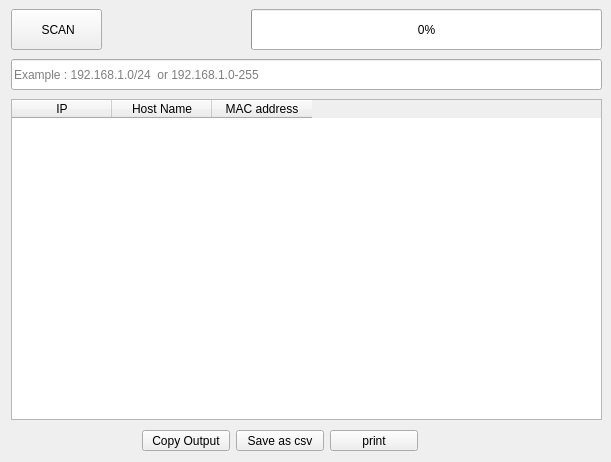
    <widget class="QWidget" name="tab_3">
     <attribute name="title">
      <string>IP Scanner</string>
     </attribute>
     <widget class="QPushButton" name="ScanButtonIPscanner">
      <property name="geometry">
       <rect>
        <x>11</x>
        <y>9</y>
        <width>91</width>
        <height>41</height>
       </rect>
      </property>
      <property name="text">
       <string> SCAN</string>
      </property>
      <property name="icon">
       <iconset>
        <normaloff>start.png</normaloff>start.png</iconset>
      </property>
      <property name="iconSize">
       <size>
        <width>30</width>
        <height>30</height>
       </size>
      </property>
      <property name="shortcut">
       <string>Shift+S</string>
      </property>
      <property name="checkable">
       <bool>false</bool>
      </property>
      <property name="autoDefault">
       <bool>false</bool>
      </property>
      <property name="default">
       <bool>false</bool>
      </property>
      <property name="flat">
       <bool>false</bool>
      </property>
     </widget>
     <widget class="QTableWidget" name="tableWidget">
      <property name="geometry">
       <rect>
        <x>11</x>
        <y>99</y>
        <width>591</width>
        <height>321</height>
       </rect>
      </property>
      <column>
       <property name="text">
        <string>IP</string>
       </property>
      </column>
      <column>
       <property name="text">
        <string>Host Name</string>
       </property>
      </column>
      <column>
       <property name="text">
        <string>MAC address</string>
       </property>
      </column>
     </widget>
     <widget class="QLineEdit" name="lineEdit">
      <property name="geometry">
       <rect>
        <x>11</x>
        <y>59</y>
        <width>591</width>
        <height>31</height>
       </rect>
      </property>
      <property name="placeholderText">
       <string>Example : 192.168.1.0/24  or 192.168.1.0-255</string>
      </property>
     </widget>
     <widget class="QPushButton" name="PauseBottonIPscanner">
      <property name="enabled">
       <bool>true</bool>
      </property>
      <property name="geometry">
       <rect>
        <x>111</x>
        <y>9</y>
        <width>88</width>
        <height>41</height>
       </rect>
      </property>
      <property name="styleSheet">
       <string notr="true"/>
      </property>
      <property name="text">
       <string/>
      </property>
      <property name="icon">
       <iconset>
        <normaloff>pause.png</normaloff>pause.png</iconset>
      </property>
      <property name="iconSize">
       <size>
        <width>30</width>
        <height>30</height>
       </size>
      </property>
      <property name="shortcut">
       <string>Shift+P</string>
      </property>
      <property name="checkable">
       <bool>false</bool>
      </property>
      <property name="checked">
       <bool>false</bool>
      </property>
      <property name="flat">
       <bool>true</bool>
      </property>
     </widget>
     <widget class="QProgressBar" name="progressBar">
      <property name="geometry">
       <rect>
        <x>251</x>
        <y>9</y>
        <width>351</width>
        <height>41</height>
       </rect>
      </property>
      <property name="value">
       <number>0</number>
      </property>
     </widget>
     <widget class="QWidget" name="layoutWidget">
      <property name="geometry">
       <rect>
        <x>140</x>
        <y>430</y>
        <width>278</width>
        <height>23</height>
       </rect>
      </property>
      <layout class="QHBoxLayout" name="horizontalLayout"/>
     </widget>
     <widget class="QPushButton" name="pushButton_12">
      <property name="geometry">
       <rect>
        <x>330</x>
        <y>430</y>
        <width>88</width>
        <height>21</height>
       </rect>
      </property>
      <property name="text">
       <string>print</string>
      </property>
     </widget>
     <widget class="QPushButton" name="pushButton_5">
      <property name="geometry">
       <rect>
        <x>142</x>
        <y>430</y>
        <width>88</width>
        <height>21</height>
       </rect>
      </property>
      <property name="text">
       <string>Copy Output</string>
      </property>
     </widget>
     <widget class="QPushButton" name="pushButton_11">
      <property name="geometry">
       <rect>
        <x>236</x>
        <y>430</y>
        <width>88</width>
        <height>21</height>
       </rect>
      </property>
      <property name="text">
       <string>Save as csv</string>
      </property>
     </widget>
    </widget>
